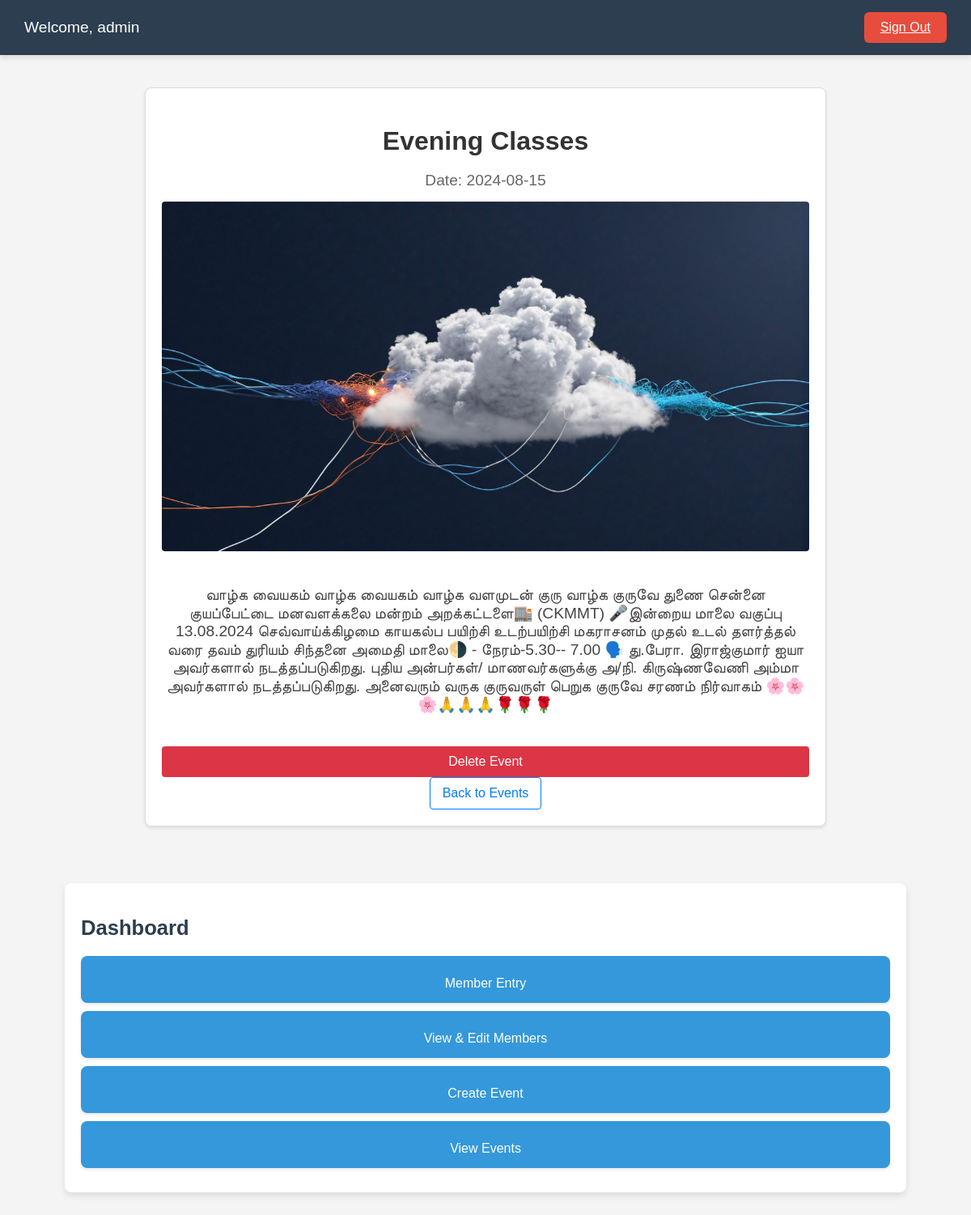
Page /event-detail/4 (signed in) on the committed database.
### tables this page shows
CREATE TABLE events (
    id INTEGER PRIMARY KEY AUTOINCREMENT,
    title TEXT NOT NULL,
    date TEXT NOT NULL,
    description TEXT NOT NULL,
    image_url TEXT
);

### app.py (the view)
@app.route('/event-detail/<int:event_id>')
def event_detail(event_id):
    if 'username' not in session:
        return redirect(url_for('login'))
    event = get_event_details(event_id)
    if not event:
        flash('Event not found', 'error')
        return redirect(url_for('view_event'))
    return render_template('event_detail.html', event=event, username=session['username'])

### app.py (called while the page is built)
def get_db_connection():
    try:
        conn = sqlite3.connect('database.db', check_same_thread=False)
        conn.row_factory = sqlite3.Row
        return conn
    except sqlite3.Error as e:
        print(f"Database connection error: {e}")
        return None

def get_event_details(event_id):
    conn = get_db_connection()
    cursor = conn.cursor()
    cursor.execute('SELECT * FROM events WHERE id = ?', (event_id,))
    event = cursor.fetchone()
    conn.close()
    return event

### templates/event_detail.html (shortened to what this page needs)
{% extends "dashboard.html" %}
{% block content %}
<div class="event-detail-container">
    <h2 class="event-title">{{ event['title'] }}</h2>
    <p class="event-date">Date: {{ event['date'] }}</p>
    {% if event['image_url'] %}
    <img src="{{ url_for('uploaded_file', filename=event['image_url']) }}" alt="{{ event['title'] }}" class="event-image-detail">
    {% endif %}
    <p class="event-description">{{ event['description'] }}</p>
    <form action="{{ url_for('delete_event', event_id=event['id']) }}" method="post" style="margin-top: 20px;">
        <button type="submit" class="delete-button">Delete Event</button>
    </form>
    <a href="{{ url_for('view_event') }}" class="back-link">Back to Events</a>
</div>
{% endblock %}

### static/styles/styles.css (style rules this page uses)
body { font-family: Arial, sans-serif; margin: 0; padding: 0; background-color: #f4f4f4; background-image: url('static/images/clou.jpg'); background-size: auto; background-position: top; background-repeat: no-repeat; }
form { display: flex; flex-direction: column; }
button { margin-top: 20px; padding: 10px; background-color: #4CAF50; color: white; border: none; cursor: pointer; }
img { max-width: auto; max-height: auto; border-radius: 5px; }
.event-title { font-size: 1.5rem; color: #333; margin-bottom: 10px; }
.event-description { font-size: 1rem; color: #666; margin-bottom: 15px; }

### templates/event_detail.html (style rules this page uses)
.event-detail-container { max-width: 800px; margin: 20px auto; padding: 20px; background-color: #fff; border: 1px solid #ddd; border-radius: 8px; box-shadow: 0 2px 4px rgba(0, 0, 0, 0.1); text-align: center; }
.event-title { font-size: 2rem; color: #333; margin-bottom: 10px; }
.event-date { font-size: 1.2rem; color: #666; margin-bottom: 15px; }
.event-image-detail { max-width: 100%; height: auto; border-radius: 4px; margin-bottom: 20px; }
.event-description { font-size: 1.2rem; color: #444; margin-bottom: 20px; }
.back-link { display: inline-block; padding: 10px 15px; font-size: 1rem; color: #007bff; text-decoration: none; border: 1px solid #007bff; border-radius: 4px; transition: background-color 0.2s, color 0.2s; }
.delete-button { display: inline-block; padding: 10px 15px; font-size: 1rem; color: #fff; background-color: #dc3545; border: none; border-radius: 4px; cursor: pointer; transition: background-color 0.2s; }

### rows in the picture
events: title "Evening Classes", date "2024-08-15", image_url+title (picture), description "வாழ்க வையகம் வாழ்க வையகம் வாழ்க வளமுடன் குரு வாழ்க குருவே துணை சென்னை குயப்பேட்டை மனவளக்கலை மன்றம் அறக்கட்டளை🏬 (CKMMT) 🎤இன்றைய மாலை வகுப்பு 13.08.2024 செவ்வாய்க்கிழமை காயகல்ப பயிற்சி உடற்பயிற்சி மகராசனம் முதல் உடல் தளர்த்தல் வரை தவம் துரியம் சிந்தனை அமைதி மாலை🌗 - நேரம்-5.30-- 7.00 🗣️ து.பேரா. இராஜ்குமார் ஐயா அவர்களால் நடத்தப்படுகிறது. புதிய அன்பர்கள்/ மாணவர்களுக்கு அ/நி. கிருஷ்ணவேணி அம்மா அவர்களால் நடத்தப்படுகிறது. அனைவரும் வருக குருவருள் பெறுக குருவே சரணம் நிர்வாகம் 🌸🌸🌸🙏🙏🙏🌹🌹🌹"

### other values in the picture
{{ username }} "admin"
